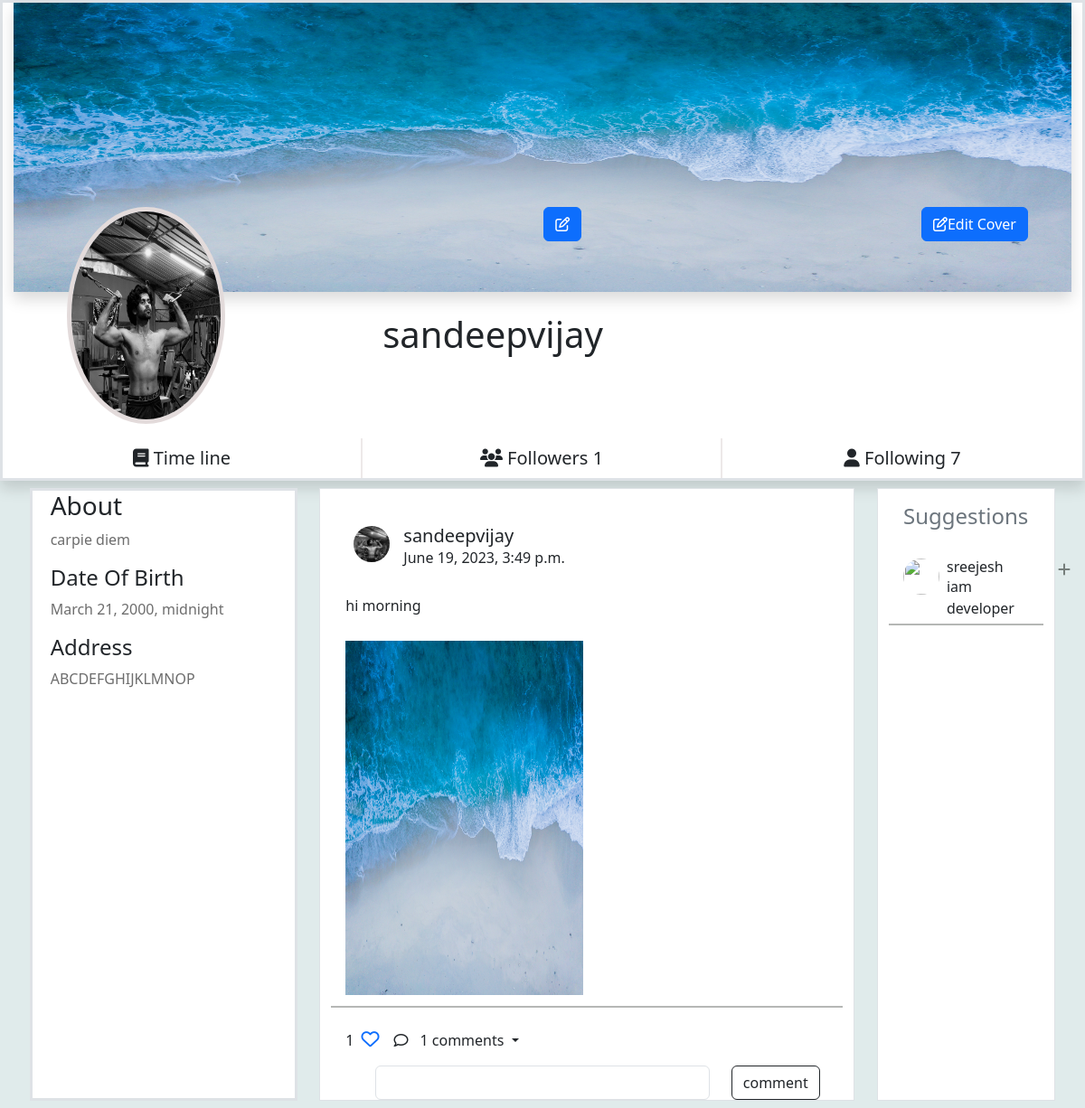
The page /profile/1 (signed in) on the database its author committed.
### myapp/models.py (models this page shows, shortened)
class UserProfile(models.Model):
    user=models.OneToOneField(User,on_delete=models.CASCADE,related_name="profile")
    profile_pic=models.ImageField(upload_to="profilepics",null=True, default='/profilepics/user.png')
    bio=models.CharField(max_length=200,null=True)
    address=models.CharField(max_length=200,null=True)
    dob=models.DateTimeField(null=True)
    following=models.ManyToManyField("self",related_name="followed_by",symmetrical=False)
    created_date=models.DateTimeField(auto_now_add=True)
    cover_pic=models.ImageField(upload_to='images/cover_pic',blank=True, default='/profilepics/default.jpeg')
    def __str__(self):
        return self.user.username

class Posts(models.Model):
    title=models.CharField(max_length=200)
    image=models.ImageField(upload_to="postimages",null=True,blank=True)
    user=models.ForeignKey(User,on_delete=models.CASCADE,related_name="userposts")
    created_date=models.DateTimeField(auto_now_add=True)
    liked_by=models.ManyToManyField(User,related_name="post_like")

### myapp/views.py (the view)
# urls.py: path('profile/<int:pk>',views.ProfileDetailView.as_view(),name='profile-detail'),
@method_decorator(signin_required,name="dispatch")
class ProfileDetailView(DetailView):
    model=UserProfile
    template_name='profile.html'
    context_object_name='profile'

### myapp/views.py (called while the page is built)
def signin_required(fn):
    def wrapper(request,*args,**kwargs):
        if not request.user.is_authenticated:
            messages.error(request,"you must login to perform this action")
            return redirect("signin")
        return fn(request,*args,**kwargs)
    return wrapper

### myapp/templates/profile.html (shortened to what this page needs)
<!DOCTYPE html>
{%load static%}
<html lang="en">
<head>
    <link rel="stylesheet" href="https://cdnjs.cloudflare.com/ajax/libs/font-awesome/6.3.0/css/all.min.css"
 />
    <link href="https://cdn.jsdelivr.net/npm/bootstrap@5.3.0-alpha1/dist/css/bootstrap.min.css" rel="stylesheet"
>
    <link rel="stylesheet" href="{%static 'css/profile.css'%}">
</head>
<body style="background-color: rgb(224, 235, 235);">
    <div class="container-fluid border border-3 shadow bg-white">
        <div class="cover_section ">
            <img class="coverpic shadow" src="{{profile.cover_pic.url}}" alt="">
        </div>
        <div class="profile_section d-flex justify-content-between">
            <img class="propic" src="{{profile.profile_pic.url}}" alt="">
            <div class=" me-5">
                {%if request.user.profile == profile%}
                <button href="" class="btn btn-primary" data-bs-toggle="modal" data-bs-target="#exampleModal1"><i class="fa-regular fa-pen-to-square"></i> </button>
               {%endif%}
            </div>
            <h1 class="onwername ">{{profile.user}}</h1>
            <div class=" me-5">
                {%if request.user.profile == profile%}
                <button href="" class="btn btn-primary" data-bs-toggle="modal" data-bs-target="#exampleModal"><i class="fa-regular fa-pen-to-square"></i>Edit Cover </button>
               {%endif%}
            </div>
        </div>
        <div class="row d-flex justify-content-evenly">
            <div class="col-4 text-center mt-3 swich  "><a class="btn fs-5" href=""><span><i
                            class="fa-solid fa-book"></i></span> Time line</a></div>
            <div class="col-4 text-center mt-3 swich ">
                <button class="btn fs-5" data-bs-toggle="modal" data-bs-target="#exampleModalfws" href=""><span><i class="fa-solid fa-users"></i></span> Followers {{profile.followed_by.all | length}}</button>
            </div>
            <div class="col-4 text-center mt-3  ">
                <button class="btn fs-5" data-bs-toggle="modal" data-bs-target="#exampleModalfwg" href=""><span><i class="fa-solid fa-user"></i></span> Following {{profile.following.all | length}}</button>
            </div>
        </div>
    </div>
    <div class="container-fluid ">
        <div class="row p-2 d-flex justify-content-evenly">
            <div class="col-3 bg-white  border border-3 ">
                <div class="ms-2">
                    <h3 class="">About</h3>
                    <p class=" o">{{profile.bio}}</p>
                    <h4>Date Of Birth</h4>
                    <p class="o">{{profile.dob}}</p>
                    <h4>Address</h4>
                    <p class="o">{{profile.address}}</p>
                </div>
            </div>
            <div class="col-6 bg-white  border">
                {%for p in profile.user.userposts.all%}
                <div class="row">
                    <div class="col-12">
                        <div class="allpost mt-4 bg-white">
                            <div class="d-flex p-3">
                                <div class="ms-2">
                                    <img class="ownerpic" src="{{p.user.profile.profile_pic.url}}" alt="">
                                </div>
                                <div class="ms-3">
                                    <h5 class="m-0">{{p.user}}</h5>
                                    <p class="m-0">{{p.created_date}}</p>
                                </div>
                            </div>
                            <div class="posttitle p-3">
                                <h6>{{p.title}}</h6>
                            </div>
                            <div class="container">{%if p.image%}
                                <img class="postimg w-50 " src="{{p.image.url}}" alt="" >
                                {%endif%}
                            </div>
                            <div class="lines mt-2 mb-2"></div>
                            <div class="d-flex">
                                <div class="ms-3  d-flex  align-items-center">
                                    <p class="mt-3">{{p.liked_by.all | length}}</p>
                                    <a href=""><i
                                            class="love fa-sharp fa-regular fa-heart ms-2"></i></a>
                                </div>
                                <div class="ms-3  d-flex  align-items-center">
                                    <i class="fa-regular fa-comment"></i>
                                    <div class="dropdown">
                                        <a class="btn  dropdown-toggle" href="#" role="button" data-bs-toggle="dropdown"
                                            aria-expanded="false">
                                            {{p.post_comment.all.count}} comments
                                        </a>
                                    </div>
                                </div>
                            </div>
                                <div class="row">
                                    <div class="col-1"></div>
                                    <div class="col-8"><input type="text" name="comment" class="form-control  w3-margin-bottom">
                                    </div>
                                    <div class="col-3"><button class=" w3-margin-bottom btn btn-outline-dark ">comment</button>
                                    </div>
                                </div>
                        </div>
                    </div>
                </div>
                {%endfor%}
            </div>
            <div class="col-2 bg-white  border">
                <div class="profilesection bg-white">
                    <h4 class="text-secondary p-3">Suggestions</h4>
                    <div class="p-item ">
                        <div class="peoples d-flex mt-3 ms-3">
                            <div>
                                <img class="peopleimg" src="image/download.png" alt="">
                            </div>
                            <div class="ms-2">
                                <h6 class="m-0">sreejesh</h6>
                                <p class="m-0">iam developer</p>
                            </div>
                            <a href="" class="ms-5"><i style="color:rgba(11, 17, 11, 0.5) ;"
                                    class="fa-solid fa-plus"></i></a>
                        </div>
                        <div class="lines"></div>
                    </div>
                </div>
            </div>
        </div>
    </div>
</body>
</html>

### myapp/static/css/profile.css (style rules this page uses)
* { font-family: 'Segoe UI', Tahoma, Geneva, Verdana, sans-serif; }
.coverpic { width: 100%; height: 40vh; }
.propic { width: 15%; height: 30vh; margin-left: 5%; border-radius: 50%; border: 5px solid rgb(227, 219, 219); }
.profile_section { margin-top: -8%; }
.swich { border-right: 2px solid rgb(237, 233, 233); }
.onwername { margin-top: 10%; margin-left: -53%; font-family: 'Segoe UI', Tahoma, Geneva, Verdana, sans-serif; }
.o { color: rgba(11, 11, 11, 0.6); }
.ownerpic { margin: 2%; border-radius: 50%; width: 40px; height: 40px; }
.postimg { padding: 4px; width: 100%; height: 50vh; }
.love { font-size: 20px; }
.peopleimg { width:40px; height: 40px; border-radius: 50%; }
.peoples { width: 100%; }
.lines { margin-top: 5px; background-color:rgba(11, 17, 11, 0.3); height: 2px; width: 100%; }
.p-item { width: 100%; }

### rows shown on the page
UserProfile: cover_pic (picture), profile_pic (picture), user "sandeepvijay", followed_by.all|length "1", following.all|length "7", bio "carpie diem", dob "March 21, 2000, midnight", address "ABCDEFGHIJKLMNOP"
Posts: user.profile.profile_pic (picture), user "sandeepvijay", created_date "June 19, 2023, 3:49 p.m.", title "hi morning", image (picture), liked_by.all|length "1", post_comment.all.count "1"
